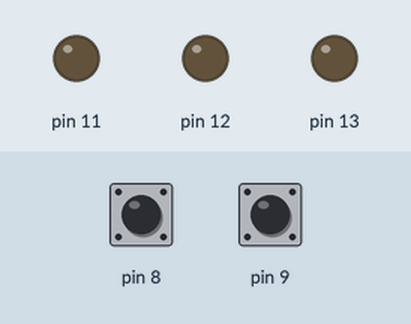
This sketch was run on a simulated Arduino Uno, built with avr-gcc and run on an emulated ATmega328P. Shown: output pins drawn as LEDs (lit = HIGH). The test bench sets the inputs (shaded band); at power-on: pin 8 HIGH, pin 9 HIGH.

Above: at 1.2 s.
1.3 s: pin 8 pulled LOW for 0.15 s
At 2.6 s:
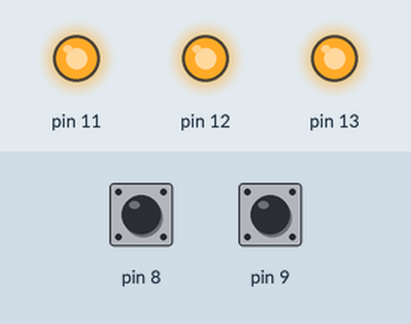
3.0 s: pin 8 pulled LOW for 1 s
At 5.1 s:
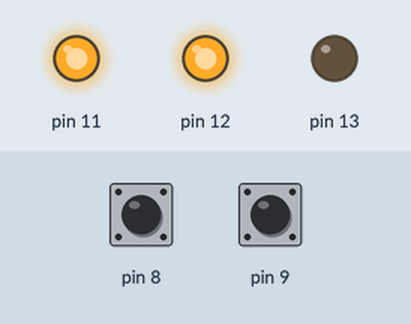
5.5 s: pin 8 pulled LOW for 0.15 s
At 6.9 s:
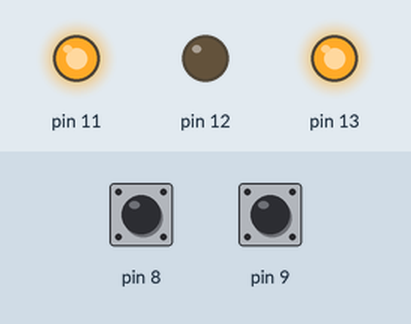
7.2 s: pin 8 pulled LOW for 3.2 s
At 11.2 s:
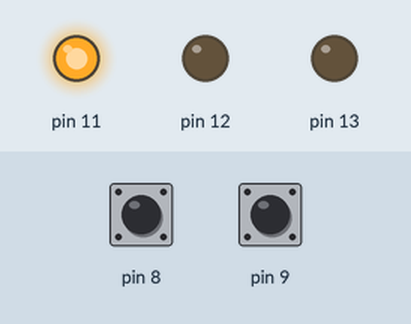
11.9 s: pin 8 pulled LOW for 0.15 s
At 13.1 s:
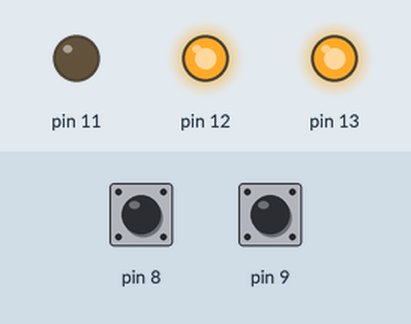
13.6 s: pin 8 pulled LOW for 1 s
At 15.6 s:
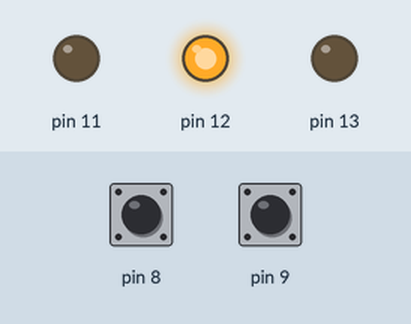
Timing chart, 0 to 17.1 s (numbered marks = the images above; inputs shaded):
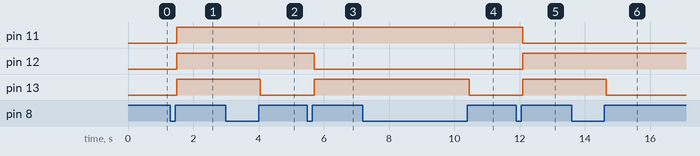

The sketch:

binarybutton2_0.ino
```cpp
//Program to implement simple 3 bit binary counter(with buttons)
/*This program was wirtten by Adithya Selvaprithiviraj
This program is free software: you can redistribute it and/or modify
it under the terms of the GNU General Public License as published by
the Free Software Foundation, either version 3 of the License, or GNU General Public License for more details.

You should have received a copy of the GNU General Public License
along with this program. If not, see <http://www.gnu.org/licenses/>.*/

/* this program increments and decrements counter when recived input from two buttons connected to pins 9 and 8 respectively*/
int state=0;
int i;
void setup()
{
  pinMode(11,OUTPUT);
  pinMode(12,OUTPUT);
  pinMode(13,OUTPUT);
  pinMode(9,INPUT);
  digitalWrite(9,HIGH); //internal pullup
  pinMode(8,INPUT);
  digitalWrite(8,HIGH); //internal pullup
}
void loop()
{
  int a,b,c;

  if (digitalRead(9)==0)
  {
  {
    i++;
    if(i==8)
    i=0;
    while(digitalRead(9)==0);
    delay(50);//debounce
  }
    /* simple logic to slice binary bits from an integer*/
    a=i%2;
    b=(i/2)%2;
    c=(i/4)%2;
    digitalWrite(13,a);
    digitalWrite(12,b);
    digitalWrite(11,c);
  }
  if (digitalRead(8)==0)
  {
  {
    i--;
    if(i==-1)
    i=7;
    while(digitalRead(8)==0);
    delay(50);//debounce
  }

    a=i%2;
    b=(i/2)%2;
    c=(i/4)%2;
    digitalWrite(13,a);
    digitalWrite(12,b);
    digitalWrite(11,c);
  }

}
```

Measured:
- after the input at 1.3 s, pin 11–13: LOW → HIGH after 0.20 s
- after the input at 3.0 s, pin 13: HIGH → LOW after 1.1 s
- after the input at 5.5 s, pin 12: HIGH → LOW after 0.20 s; pin 13: LOW → HIGH after 0.20 s
- after the input at 7.2 s, pin 13: HIGH → LOW after 3.3 s
- after the input at 11.9 s, pin 11: HIGH → LOW after 0.20 s; pin 12, pin 13: LOW → HIGH after 0.20 s
- after the input at 13.6 s, pin 13: HIGH → LOW after 1.1 s
